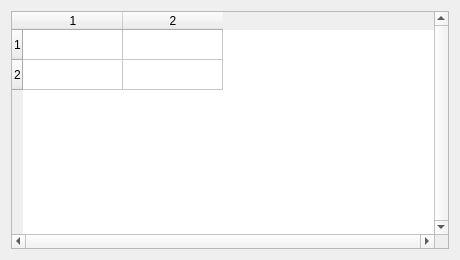
<?xml version="1.0" encoding="UTF-8"?>
<ui version="4.0"><class>Dialog</class><widget class="QDialog" name="Dialog"><property name="geometry"><rect><x>0</x><y>0</y><width>460</width><height>260</height></rect></property><property name="windowTitle"><string>Scroll policy_on_small</string></property><layout class="QVBoxLayout" name="verticalLayout"><property name="leftMargin"><number>11</number></property><property name="topMargin"><number>11</number></property><property name="rightMargin"><number>11</number></property><property name="bottomMargin"><number>11</number></property><property name="spacing"><number>6</number></property><item><widget class="QTableWidget" name="table"><property name="rowCount"><number>2</number></property><property name="columnCount"><number>2</number></property><property name="verticalScrollBarPolicy"><enum>Qt::ScrollBarAlwaysOn</enum></property><property name="horizontalScrollBarPolicy"><enum>Qt::ScrollBarAlwaysOn</enum></property></widget></item></layout></widget></ui>
